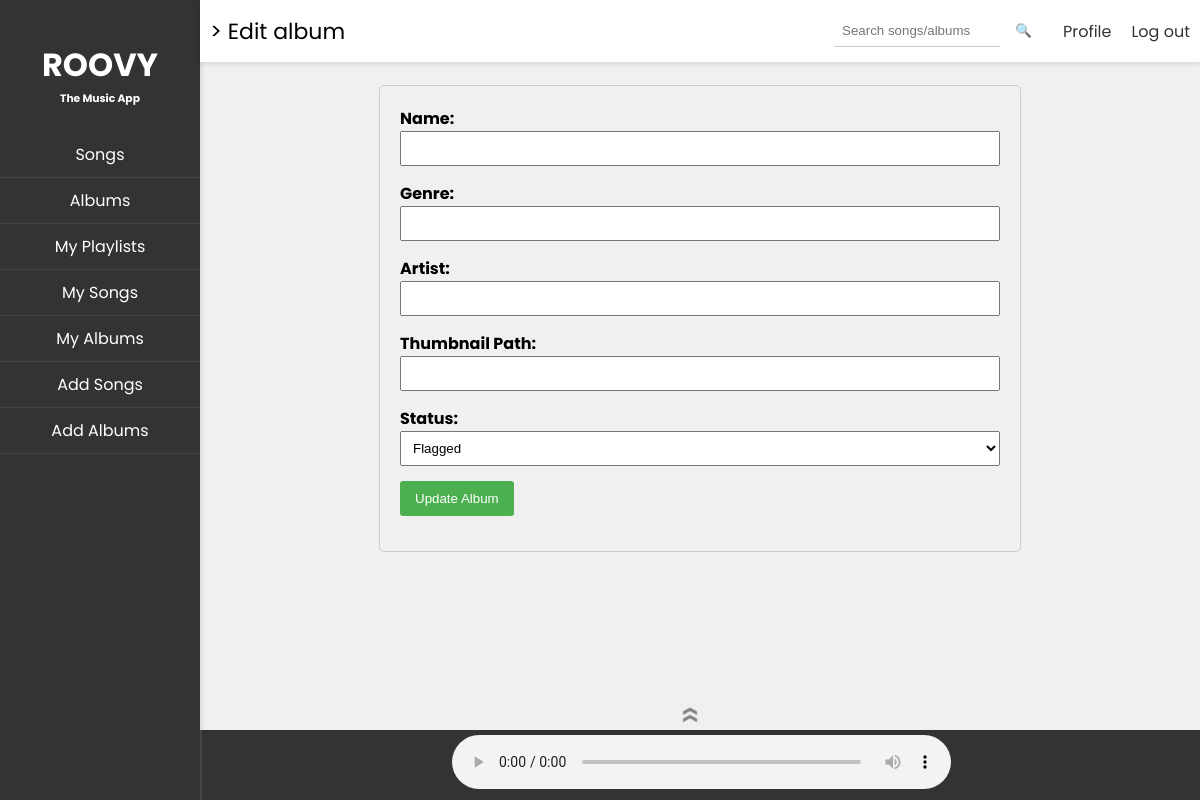
The app's page /edit_album/c80ef44b-1984-442c-a417-00c02f3f062a, older data.
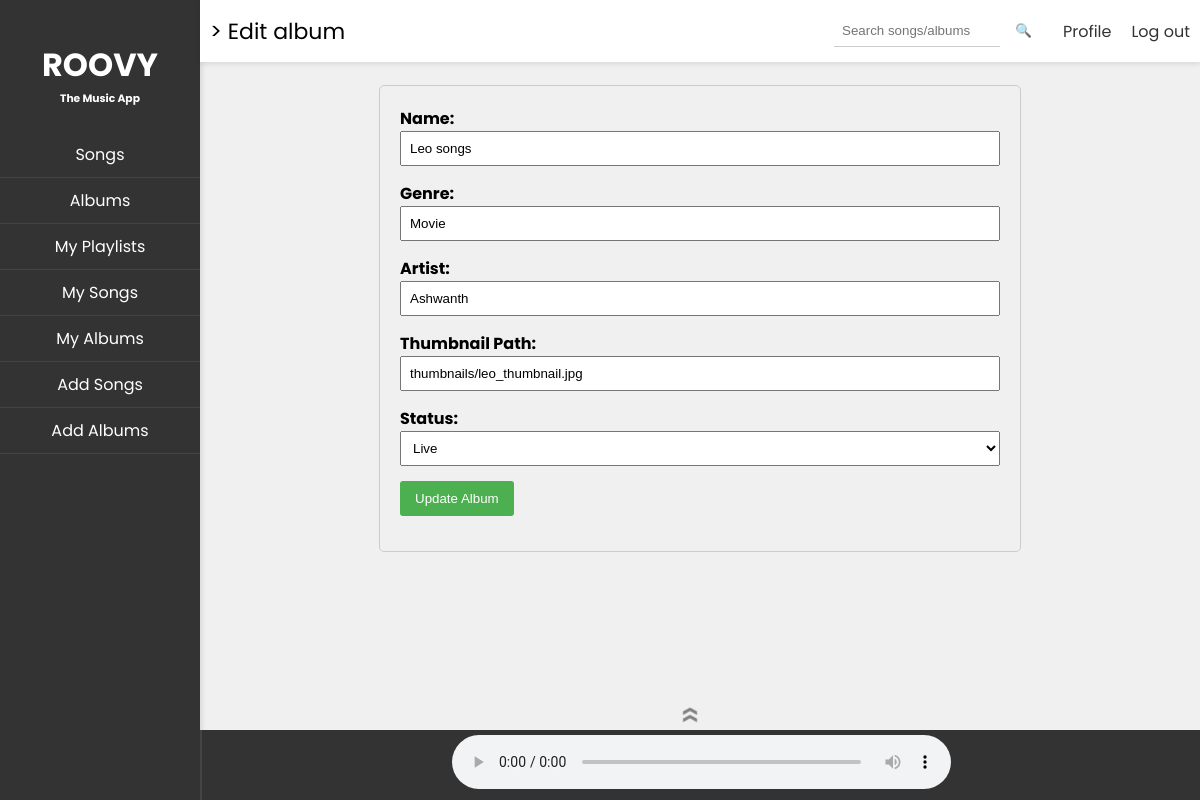
The same page, newer data.
### models.py (models this page shows)
class Album(Base):
    __tablename__ = 'ALBUM'
    album_id = Column(String, primary_key=True)
    name = Column(String, nullable=False)
    genre = Column(String, nullable=False)
    artist = Column(String, nullable=False)
    thumbnail_path = Column(String, nullable=False)
    status = Column(Enum('flagged', 'blocked', 'live', name='status_enum'))
    created_by = Column(String, nullable=False)
    created_on = Column(DateTime, nullable=False)
    songs = relationship("Song", back_populates="album")

### routes.py (the view, shortened to what this page needs)
@app.route('/edit_album/<string:album_id>', methods=['GET', 'POST'])
def editAlbum(album_id):
    try:
        album = getAlbumFromId(album_id)
        return creatorLandingPage("edit_album", request), 200
    except Exception as e:
        flash(f"An error occurred: {str(e)}", "error")
        return index(), 500

### landing_pages.py (called while the page is built)
def setNavElems(elems):
    global nav_elements
    nav_elements = elems

def edit_album(album):
    header_left = "> Edit album"
    content = render_template('edit_album.html', album=album)
    current_song = "Now Playing: None"
    return render_template('parent_frame.html', content=content, current_song=current_song, header_left=header_left,
                           nav_elements=nav_elements)

### util.py (called while the page is built)
def getAlbumFromId(album_id):
    return Album.query.get(album_id)

### templates/edit_album.html (shortened to what this page needs)
<div class="editAlbum">
    <form method="POST" action="{{ url_for('editAlbum', album_id=album.album_id) }}">
        <div>
            <label for="name">Name:</label>
            <input type="text" id="name" name="name" value="{{ album.name }}" required>
        </div>
        <div>
            <label for="genre">Genre:</label>
            <input type="text" id="genre" name="genre" value="{{ album.genre }}" required>
        </div>
        <div>
            <label for="artist">Artist:</label>
            <input type="text" id="artist" name="artist" value="{{ album.artist }}" required>
        </div>
        <div>
            <label for="thumbnail_path">Thumbnail Path:</label>
            <input type="text" id="thumbnail_path" name="thumbnail_path" value="{{ album.thumbnail_path }}" required>
        </div>
        <div>
            <label for="status">Status:</label>
            <select id="status" name="status" required>
                <option value="flagged" >Flagged</option>
                <option value="live" {% if album.status==
                'live' %}selected{% endif %}>Live</option>
            </select>
        </div>
        <div>
            <button type="submit">Update Album</button>
        </div>
    </form>
</div>

### templates/parent_frame.html (shortened to what this page needs)
<!DOCTYPE html>
<html lang="en" xmlns="http://www.w3.org/1999/html">
<head>
    <link rel="stylesheet" href="../static/parent_frame.css">
</head>
<body>
<div id="navbar">
    <div><h1>ROOVY</h1></div>
    <div><h6>The Music App</h6></div>
    {% for element in nav_elements %}
    <a href="{{ element.url }}" class="{{ element.class }}">{{ element.title }}</a>
    {% endfor %}
</div>
<div id="main">
    <div id="header">
        <div id="headerLeft">{{ header_left }}</div>
        <div id="headerRight">
            <div id="search">
                <form action="/search" method="POST">
                    <input type="text" id="searchBar" name="searchQuery" placeholder="Search songs/albums">
                    <button type="submit">&#128269;</button>
                </form>
            </div>
            <div id="profile"><a href="../profile">Profile</a></div>
            <div id="logOut"><a href="../logout">Log out</a></div>
        </div>
    </div>
    <div id="mainContent">
        {{ content | safe}}
    </div>
</div>
<div id="player">
    <audio id="audioPlayer" controls>
        <source src="" type="audio/mpeg">
    </audio>
    <div id="expand" onclick="togglePlayerHeight()">&#171;</div>
</div>
</body>
</html>

### static/parent_frame.css (style rules this page uses)
a { text-decoration: none; color:#333; }
body { font-family: 'Poppins', sans-serif; margin: 0; padding: 0; overflow: hidden; background-color: #f0f0f0; }
#navbar { width: 200px; height: 100%; background-color: #333; color: #fff; position: fixed; top: 0; left: 0; padding-top: 20px; box-shadow: 2px 0 5px rgba(0, 0, 0, 0.1); display: flex; flex-direction: column; align-items: center; }
#navbar a { text-decoration: none; color: #fff; padding: 10px; width: 100%; box-sizing: border-box; text-align: center; border-bottom: 1px solid #444; }
#navbar h6 { margin-top:-20px; }
#main { margin-left: 200px; padding: 20px; }
#header { display: flex; justify-content:space-between; align-items: center; background-color: #fff; box-shadow: 0 2px 5px rgba(0, 0, 0, 0.1); position: fixed; top: 0; right: 0; left: 200px; }
#headerRight { display: flex; justify-content:flex-end; align-items: center; padding: 10px; }
#headerLeft { display: flex; justify-content:flex-start; align-items: center; padding: 10px; font-size:22px; font-weight:600px; }
#profile { margin-right: 20px; cursor: pointer; }
#search { padding:5px; margin-right: 20px; cursor: pointer; color: #fff; }
#searchBar { width: 150px; padding: 8px; border: none; border-bottom: 1px solid #ccc; outline: none; margin-right:5px; }
#logOut { cursor: pointer; }
#mainContent { margin-top: 40px; overflow: scroll; height: 80vh; }
#player { display: flex; justify-content: space-around; align-items: center; background-color: #333; color: #fff; position: fixed; bottom: 0; left: 200px; right: 0; height: 50px; padding: 10px; border-left: 2px solid #444; transition: height 0.5s ease; }
#volumeControl, #playPause, #expand { font-size: 24px; cursor: pointer; }
.editAlbum { pointer-events:all; }
.editAlbum { max-width: 600px; margin: 0 auto; padding: 20px; border: 1px solid #ccc; border-radius: 5px; }
.editAlbum form { display: flex; flex-direction: column; }
.editAlbum div { margin-bottom: 15px; }
.editAlbum label { font-weight: bold; margin-bottom: 5px; }
.editAlbum input, .editAlbum select { width: 100%; padding: 8px; box-sizing: border-box; }
.editAlbum button { background-color: #4caf50; color: white; padding: 10px 15px; border: none; border-radius: 3px; cursor: pointer; }
#player audio { width:50%; position:absolute; top:0; margin:5px; background:#333; }
#player #expand { transform: rotate(90deg); position:absolute; top:-45px; right:50%; font-size:40px; color:grey; }
#search button { border: 0px; background-color: transparent; cursor: pointer; }

Row changes from the older to the newer data that the page shows:
added Album: name "Leo songs", genre "Movie", artist "Ashwanth", thumbnail_path "thumbnails/leo_thumbnail.jpg", status "Live"
Text that changed along with them:
form field status: "Flagged" → (not shown)
